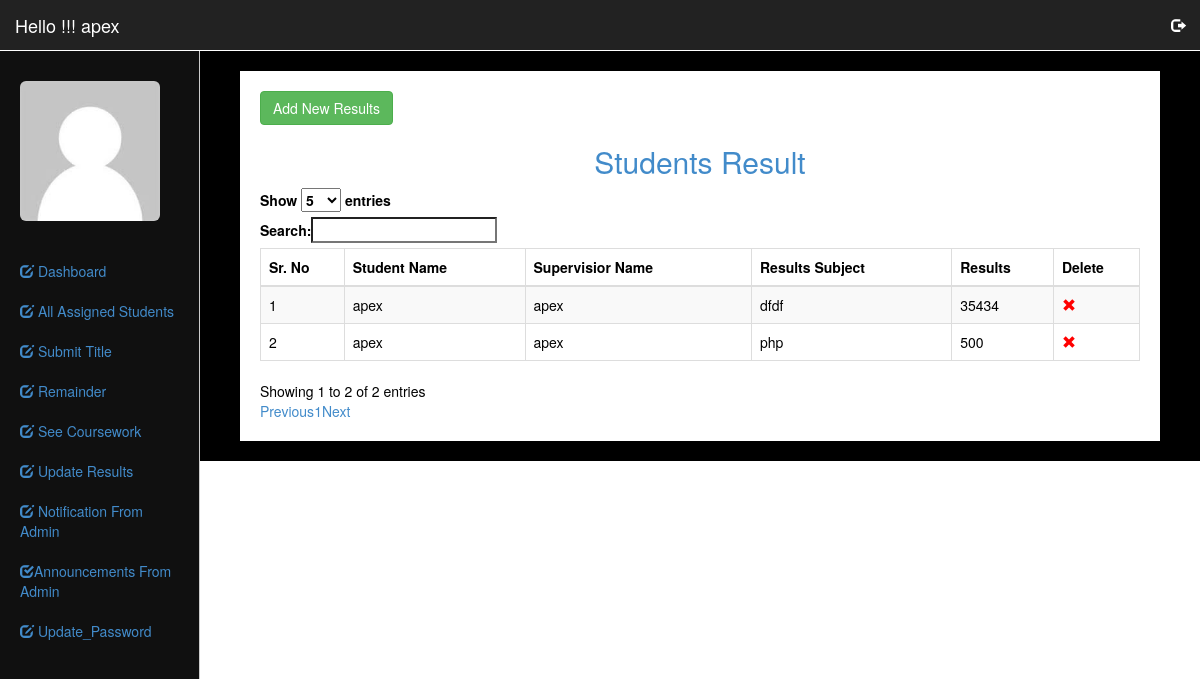
The app's page /New/Supervisor/index.php?option=results (signed in) with its own data.
### tables this page shows
CREATE TABLE IF NOT EXISTS `supervisor` (
  `id` int(11) NOT NULL AUTO_INCREMENT,
  `name` char(50) NOT NULL,
  `email` varchar(50) NOT NULL,
  `pass` varchar(50) NOT NULL,
  `mob` varchar(20) NOT NULL,
  `gender` varchar(10) NOT NULL,
  `program` varchar(50) NOT NULL,
  `course` varchar(50) NOT NULL,
  `status` varchar(20) NOT NULL,
  PRIMARY KEY (`id`),
  UNIQUE KEY `email` (`email`)
);

CREATE TABLE IF NOT EXISTS `results` (
  `Rid` int(11) NOT NULL AUTO_INCREMENT,
  `stu_id` int(11) NOT NULL,
  `super_id` int(11) NOT NULL,
  `subject` varchar(150) NOT NULL,
  `results` varchar(255) NOT NULL,
  `date` date NOT NULL,
  PRIMARY KEY (`Rid`)
);

CREATE TABLE IF NOT EXISTS `student` (
  `id` int(11) NOT NULL AUTO_INCREMENT,
  `name` char(50) NOT NULL,
  `email` varchar(50) NOT NULL,
  `pass` varchar(50) NOT NULL,
  `mob` varchar(15) NOT NULL,
  `gender` varchar(10) NOT NULL,
  `program` varchar(50) NOT NULL,
  `course` varchar(50) NOT NULL,
  PRIMARY KEY (`id`),
  UNIQUE KEY `email` (`email`)
);

### New/Supervisor/results.php (the view, shortened to what this page needs)
<div id="page-wrapper" style="background:#fff;padding:20px;color:#000">
 <div class="row">
			<div class="col-lg-4">
			<a title="Add New Results" href="index.php?option=Add_Results" class="btn btn-success">Add New Results</a>
</div>
</div>
   <h2 class="text-center text-primary">Students Result</h2>
			<div class="row">
                <div class="col-lg-12">
                    <table class="table table-striped table-responsive table-bordered" id='example'>
						<thead>
		<th>Sr. No</th>
		<th>Student Name</th>
		<th>Supervisior Name</th>
		<th>Results Subject</th>
		<th>Results</th>
		<th>Delete</th>
						</thead>
                        <tbody>
                <?php
	$que=mysqli_query($con,"select * from  results where
	super_id='".$supRes['id']."'");
	$i=1;
	while($row= mysqli_fetch_array($que))
	{
	?>
	<tr>
		<td><?php echo $i; $i++; ?></td>
<Td>
		<?php
		$stu=mysqli_query($con,"select name from student where id=$row[1]");
		$stu1=mysqli_fetch_assoc($stu);
		echo $stu1['name'];
		?>
		</Td>
		<Td>
		<?php
		$sup=mysqli_query($con,"select name from supervisor where id=$row[2]");
		$sup1=mysqli_fetch_assoc($sup);
		echo $sup1['name'];
		?>
		</Td>
		<td><?php echo $row['subject']; ?></td>
		<td><?php echo $row['results']; ?></td>
		<td>
		<a href="delete_results.php?id=<?php echo $row['Rid']; ?>">
		<span class="glyphicon glyphicon-remove" style="color:#FF0000"></span>
		</a>
		</td>
	</tr>
	<?php } ?>
                        </tbody>
                    </table>
                </div>
            </div>
        </div>
    </div>

### New/Supervisor/index.php (shortened to what this page needs)
<?php
require("../include/config.php");
 extract($_SESSION);
 extract($_REQUEST);
 $sup=mysqli_query($con,"select * from supervisor where email='".$supervisior."'");
$supRes=mysqli_fetch_array($sup);
 ?>
<!DOCTYPE html>
<html lang="en">
  <head>
    <link href="../css/bootstrap.min.css" rel="stylesheet">
    <link href="../css/dashboard.css" rel="stylesheet">
  </head>
  <body>
    <nav class="navbar navbar-inverse navbar-fixed-top">
      <div class="container-fluid">
        <div class="navbar-header">
          <a class="navbar-brand" href="index.php" style="color:#FFFFFF">
		  <?php echo "Hello  !!! ".$supRes['name'];?></a>
        </div>
        <div id="navbar" class="navbar-collapse collapse">
          <ul class="nav navbar-nav navbar-right">
            <li><a href="logout.php" title="click here to logout" style="color:#FFFFFF"><span style="color:#FFFFFF" class="glyphicon glyphicon-log-out"></span></a></li>
          </ul>
        </div>
      </div>
    </nav>
    <div class="container-fluid">
      <div class="row">
        <div class="col-sm-3 col-md-2 sidebar" style="border-right:1px solid #CCC;background:#101010">
          <ul class="nav nav-sidebar">
			 <li><a href=""><img src="../img/user11.jpg" width="140" class="img-rounded"></li>
			  <li><a href="index.php"><span class="glyphicon glyphicon-edit"></span> Dashboard </a></li>
			 <li><a href="index.php?option=student_assigned"><span class="glyphicon glyphicon-edit"></span> All Assigned Students </a></li>
			<li><a href="index.php?option=submit_title"><span class="glyphicon glyphicon-edit"></span> Submit Title</a></li>
            <li><a href="index.php?option=remainder"><span class="glyphicon glyphicon-edit"></span>  Remainder</a></li>
            <li><a href="index.php?option=coursework"><span class="glyphicon glyphicon-edit"></span>  See Coursework</a></li>
			 <li><a href="index.php?option=results"><span class="glyphicon glyphicon-edit"></span> Update Results</a></li>
			<li><a href="index.php?option=notification"><span class="glyphicon glyphicon-edit"></span>  Notification From Admin</a></li>
			<li><a href="index.php?option=Announcements" title="Announcements for all supervisior and Student"><span class="glyphicon glyphicon-check"></span>Announcements From Admin</a></li>
			 <li><a href="index.php?option=update_password"><span class="glyphicon glyphicon-edit"></span> Update_Password</a></li>
          </ul>
        </div>
		<div class="col-sm-9 col-sm-offset-3 col-md-10 col-md-offset-2 main" style="background:#000000;border-top:1px solid #fff">
			<?php
			@$option=$_REQUEST['option'];
			if($option!="")
			{
				if($option=="results")
				{
				include('results.php');
				}
		  }?>
        </div>
      </div>
  </body>
</html>

### New/css/dashboard.css (style rules this page uses)
body { padding-top: 50px; }
.navbar-fixed-top { border: 0; }
.sidebar { display: none; }
@media (min-width: 768px) { .sidebar { position: fixed; top: 51px; bottom: 0; left: 0; z-index: 1000; display: block; padding: 20px; overflow-x: hidden; overflow-y: auto; background-color: #f5f5f5; border-right: 1px solid #eee; } }
.nav-sidebar { margin-right: -21px; margin-bottom: 20px; margin-left: -20px; }
.nav-sidebar > li > a { padding-right: 20px; padding-left: 20px; }
.main { padding: 20px; }
@media (min-width: 768px) { .main { padding-right: 40px; padding-left: 40px; } }

### records on screen
supervisor: name "apex"
results: student.name "apex", supervisor.name "apex", subject "dfdf", results "35434"
results: student.name "apex", supervisor.name "apex", subject "php", results "500"
